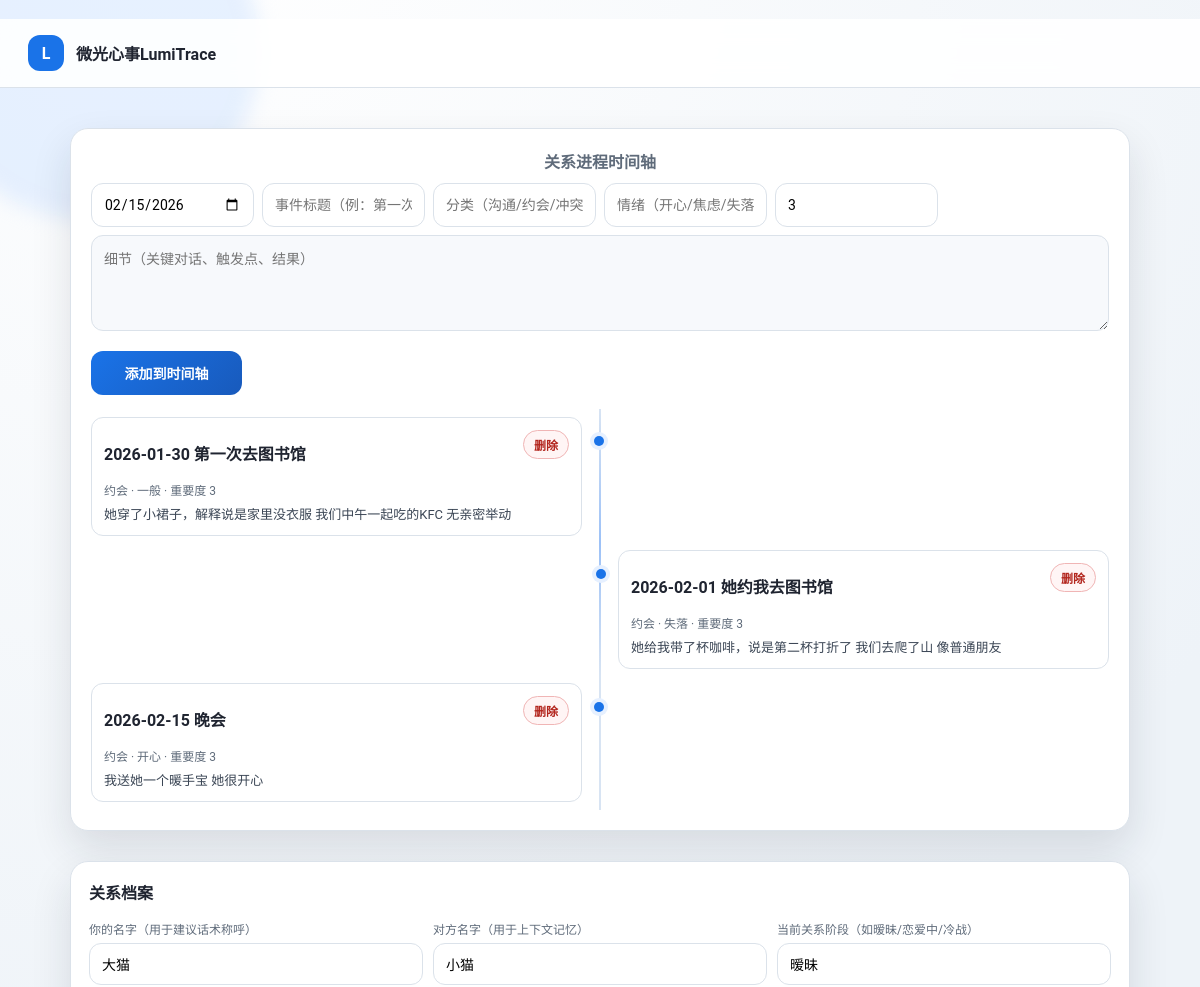
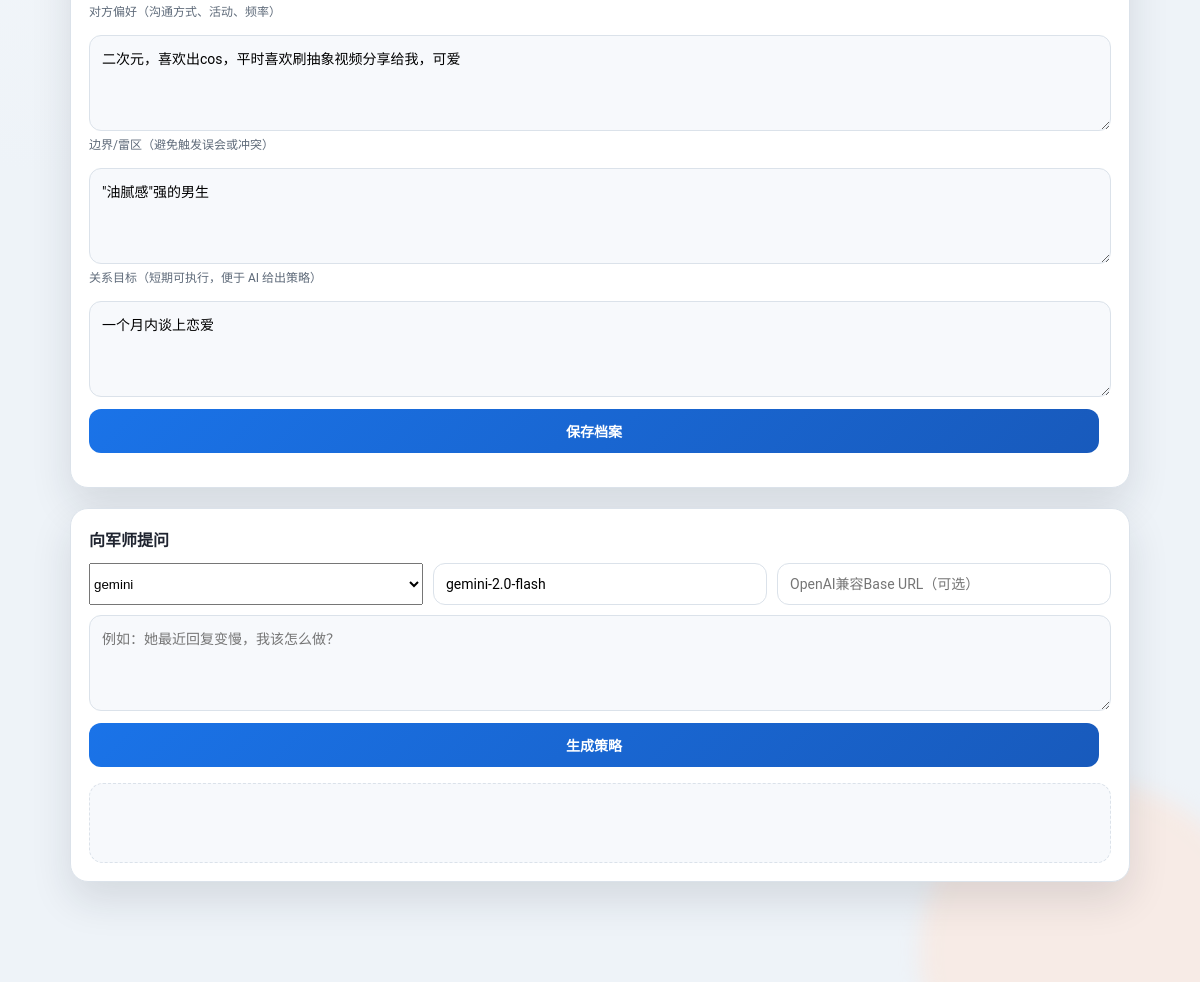
The page / on the database its author committed (2 pictures, top to bottom).
### tables this page shows
CREATE TABLE events (
            id INTEGER PRIMARY KEY AUTOINCREMENT,
            event_date TEXT NOT NULL,
            title TEXT NOT NULL,
            category TEXT,
            mood TEXT,
            importance INTEGER DEFAULT 3,
            details TEXT,
            created_at TEXT NOT NULL
        );

CREATE TABLE profile (
            id INTEGER PRIMARY KEY CHECK (id = 1),
            your_name TEXT,
            partner_name TEXT,
            stage TEXT,
            preferences TEXT,
            boundaries TEXT,
            goals TEXT,
            updated_at TEXT
        );

### app.py (the view)
@app.route("/")
def index():
    return render_home_page()

### app.py (called while the page is built)
def today_iso() -> str:
    return datetime.now().date().isoformat()

def clean(value: Any) -> str:
    return str(value or "").strip()

def normalize_events_for_timeline(events: List[Dict[str, Any]]) -> List[Dict[str, Any]]:
    return sorted(events, key=lambda e: (e.get("event_date", ""), int(e.get("id", 0))))

def get_db() -> sqlite3.Connection:
    conn = sqlite3.connect(DB_PATH)
    conn.row_factory = sqlite3.Row
    return conn

def get_profile() -> Dict[str, Any]:
    conn = get_db()
    row = conn.execute("SELECT * FROM profile WHERE id = 1").fetchone()
    conn.close()
    return dict(row) if row else {}

def list_events(limit: int = DEFAULT_PAGE_EVENTS_LIMIT) -> List[Dict[str, Any]]:
    conn = get_db()
    rows = conn.execute(
        """
        SELECT * FROM events
        ORDER BY event_date DESC, id DESC
        LIMIT ?
        """,
        (limit,),
    ).fetchall()
    conn.close()
    return [dict(r) for r in rows]

### templates/index.html (shortened to what this page needs)
﻿<!doctype html>
<html lang="zh-CN">
  <head>
    <link rel="stylesheet" href="{{ url_for('static', filename='style.css') }}" />
  </head>
  <body data-scroll-target="{{ scroll_target }}">
    <div class="bg-orb orb-1"></div>
    <div class="bg-orb orb-2"></div>
    <header class="topbar">
      <div class="brand">
        <span class="brand-mark">L</span>
        <span class="brand-text">微光心事LumiTrace</span>
      </div>
    </header>
    <main class="container">
      <section class="centerline">
        <div class="centerline-title">关系进程时间轴</div>
        <form class="timeline-form" method="post" action="{{ url_for('events_add_page') }}">
          <input type="date" name="event_date" required value="{{ today }}" />
          <input name="title" placeholder="事件标题（例：第一次正式约会）" required />
          <input name="category" placeholder="分类（沟通/约会/冲突）" />
          <input name="mood" placeholder="情绪（开心/焦虑/失落）" />
          <input name="importance" type="number" min="1" max="5" value="3" />
          <textarea name="details" placeholder="细节（关键对话、触发点、结果）"></textarea>
          <div class="actions">
            <button type="submit">添加到时间轴</button>
          </div>
        </form>
        <ul class="axis-list">
          {% if events %}
            {% for e in events %}
            <li class="axis-item {{ 'left' if loop.index0 % 2 == 0 else 'right' }}" data-id="{{ e.id }}">
              <div class="axis-head">
                <strong>{{ e.event_date }} {{ e.title }}</strong>
                <form method="post" action="{{ url_for('events_delete_page', event_id=e.id) }}" style="display:inline">
                  <button class="delete-btn" type="submit">删除</button>
                </form>
              </div>
              <div class="axis-meta">{{ e.category or '未分类' }} · {{ e.mood or '未知' }} · 重要度 {{ e.importance }}</div>
              <div class="axis-detail">{{ e.details or '无细节记录' }}</div>
            </li>
            {% endfor %}
          {% else %}
            <li class="axis-empty">还没有记录，先添加第一条事件。</li>
          {% endif %}
        </ul>
      </section>
      <section class="grid">
        <div class="card">
          <div class="card-title">关系档案</div>
          <form method="post" action="{{ url_for('profile_save_page') }}">
            <div class="form-grid">
              <div>
                <div class="field-help">你的名字（用于建议话术称呼）</div>
                <input name="your_name" placeholder="你的名字" value="{{ profile.get('your_name', '') }}" />
              </div>
              <div>
                <div class="field-help">对方名字（用于上下文记忆）</div>
                <input name="partner_name" placeholder="对方名字" value="{{ profile.get('partner_name', '') }}" />
              </div>
              <div>
                <div class="field-help">当前关系阶段（如暧昧/恋爱中/冷战）</div>
                <input name="stage" placeholder="关系阶段（暧昧/恋爱中/冷战等）" value="{{ profile.get('stage', '') }}" />
              </div>
            </div>
            <div class="field-help">对方偏好（沟通方式、活动、频率）</div>
            <textarea name="preferences" placeholder="对方偏好（喜欢的沟通方式、活动等）">{{ profile.get('preferences', '') }}</textarea>
            <div class="field-help">边界/雷区（避免触发误会或冲突）</div>
            <textarea name="boundaries" placeholder="边界/雷区（不喜欢的话题、行为）">{{ profile.get('boundaries', '') }}</textarea>
            <div class="field-help">关系目标（短期可执行，便于 AI 给出策略）</div>
            <textarea name="goals" placeholder="关系目标（例如：一个月内关系升温）">{{ profile.get('goals', '') }}</textarea>
            <div class="actions">
              <button type="submit">保存档案</button>
            </div>
          </form>
        </div>
      </section>
      <section class="grid" id="coach-section">
        <div class="card">
          <div class="card-title">向军师提问</div>
          <form id="coachForm" method="post" action="{{ url_for('coach_page') }}">
            <div class="form-grid">
              <select name="provider">
                {% for p in provider_options %}
                <option value="{{ p }}" {% if selected_provider == p %}selected{% endif %}>{{ p }}</option>
                {% endfor %}
              </select>
              <input name="model" value="{{ selected_model }}" placeholder="模型名（如 gemini-2.0-flash / gpt-4o-mini）" />
              <input name="base_url" value="{{ selected_base_url }}" placeholder="OpenAI兼容Base URL（可选）" />
            </div>
            <textarea name="question" placeholder="例如：她最近回复变慢，我该怎么做？" required></textarea>
            <div class="actions">
              <button id="coachSubmitBtn" type="submit">生成策略</button>
            </div>
          </form>
          <div class="answer">{{ answer_html }}</div>
        </div>
      </section>
    </main>
  </body>
</html>

### static/style.css (style rules this page uses)
:root { --bg: #eef3f8; --surface: #ffffff; --surface-2: #f7f9fc; --text: #1f2430; --muted: #5f6b7a; --primary: #1a73e8; --primary-600: #185abc; --outline: #dbe2ea; --shadow: 0 18px 40px rgba(26, 35, 53, 0.12); --radius: 18px; }
* { box-sizing: border-box; }
body { margin: 0; font-family: "Noto Sans SC", "Google Sans", "Roboto", sans-serif; color: var(--text); background: radial-gradient(circle at 15% -5%, #ffffff, var(--bg) 55%); min-height: 100vh; }
.bg-orb { position: fixed; width: 340px; height: 340px; border-radius: 50%; filter: blur(10px); opacity: 0.5; z-index: 0; }
.orb-1 { background: #cfe3ff; top: -120px; left: -80px; }
.orb-2 { background: #ffe3d4; bottom: -140px; right: -60px; }
.topbar { position: sticky; top: 0; z-index: 10; display: flex; align-items: center; justify-content: space-between; padding: 16px 28px; background: rgba(255, 255, 255, 0.88); backdrop-filter: blur(12px); border-bottom: 1px solid var(--outline); }
.brand { display: flex; align-items: center; gap: 12px; font-weight: 700; }
.brand-mark { width: 36px; height: 36px; display: grid; place-items: center; border-radius: 12px; background: var(--primary); color: #fff; font-weight: 700; }
.container { max-width: 1100px; margin: 0 auto; padding: 32px 20px 80px; position: relative; z-index: 1; }
.centerline { margin: 8px 0 30px; border: 1px solid var(--outline); background: var(--surface); border-radius: var(--radius); box-shadow: var(--shadow); padding: 20px; }
.centerline-title { font-weight: 600; color: var(--muted); text-align: center; margin-bottom: 10px; }
.timeline-form { display: grid; grid-template-columns: repeat(auto-fit, minmax(150px, 1fr)); gap: 8px; margin-bottom: 14px; }
.timeline-form textarea { grid-column: 1 / -1; margin-top: 0; }
.axis-list { list-style: none; margin: 0; padding: 8px 0; position: relative; display: grid; gap: 14px; }
.axis-list::before { content: ""; position: absolute; top: 0; bottom: 0; left: 50%; transform: translateX(-50%); width: 2px; background: linear-gradient(180deg, #d8e4f3, #9cc1f7, #d8e4f3, #d8e4f3); }
.axis-item { position: relative; width: calc(50% - 18px); border: 1px solid var(--outline); border-radius: 12px; padding: 12px; background: #fff; }
.axis-item.left { justify-self: start; }
.axis-item.right { justify-self: end; }
.axis-item::before { content: ""; position: absolute; top: 18px; width: 10px; height: 10px; border-radius: 50%; background: var(--primary); box-shadow: 0 0 0 4px #e6f0ff; }
.axis-item.left::before { right: -23px; }
.axis-item.right::before { left: -23px; }
.axis-head { display: flex; justify-content: space-between; align-items: center; gap: 8px; }
.axis-meta { font-size: 12px; color: var(--muted); margin-top: 6px; }
.axis-detail { margin-top: 6px; color: #3b4655; font-size: 13px; }
.delete-btn { z-index: 1; border-radius: 999px; border: 1px solid #f0b5b5; background: #fff5f5; color: #b3261e; padding: 5px 10px; cursor: pointer; font-size: 12px; }
.grid { display: grid; grid-template-columns: repeat(auto-fit, minmax(320px, 1fr)); gap: 20px; margin-bottom: 20px; }
.card { background: var(--surface); border: 1px solid var(--outline); border-radius: var(--radius); padding: 18px; box-shadow: var(--shadow); animation: rise 0.5s ease both; }
.card-title { font-weight: 700; margin-bottom: 12px; }
.form-grid { display: grid; grid-template-columns: repeat(auto-fit, minmax(160px, 1fr)); gap: 10px; }
.field-help { color: var(--muted); font-size: 12px; margin: 4px 0 6px; }
input, textarea, button { width: 100%; border-radius: 12px; border: 1px solid var(--outline); padding: 12px; font-size: 14px; font-family: inherit; }
textarea { min-height: 96px; margin-top: 10px; resize: vertical; background: var(--surface-2); }
button { background: linear-gradient(135deg, var(--primary), var(--primary-600)); color: #fff; border: none; cursor: pointer; font-weight: 600; transition: transform 0.15s ease, box-shadow 0.15s ease; }
.actions { display: flex; align-items: center; gap: 12px; margin-top: 12px; }
.answer { margin-top: 14px; background: var(--surface-2); border: 1px dashed var(--outline); border-radius: 14px; padding: 14px; min-height: 80px; line-height: 1.6; }

### rows shown on the page
events: event_date "2026-01-30", title "第一次去图书馆", category "约会", mood "一般", importance "3", details "她穿了小裙子，解释说是家里没衣服 我们中午一起吃的KFC 无亲密举动"
events: event_date "2026-02-01", title "她约我去图书馆", category "约会", mood "失落", importance "3", details "她给我带了杯咖啡，说是第二杯打折了 我们去爬了山 像普通朋友"
events: event_date "2026-02-15", title "晚会", category "约会", mood "开心", importance "3", details "我送她一个暖手宝 她很开心"
profile: your_name "大猫", partner_name "小猫", stage "暧昧", preferences "二次元，喜欢出cos，平时喜欢刷抽象视频分享给我，可爱", boundaries "\"油腻感\"强的男生", goals "一个月内谈上恋爱"

### other values the page prints
form field provider "gemini"
